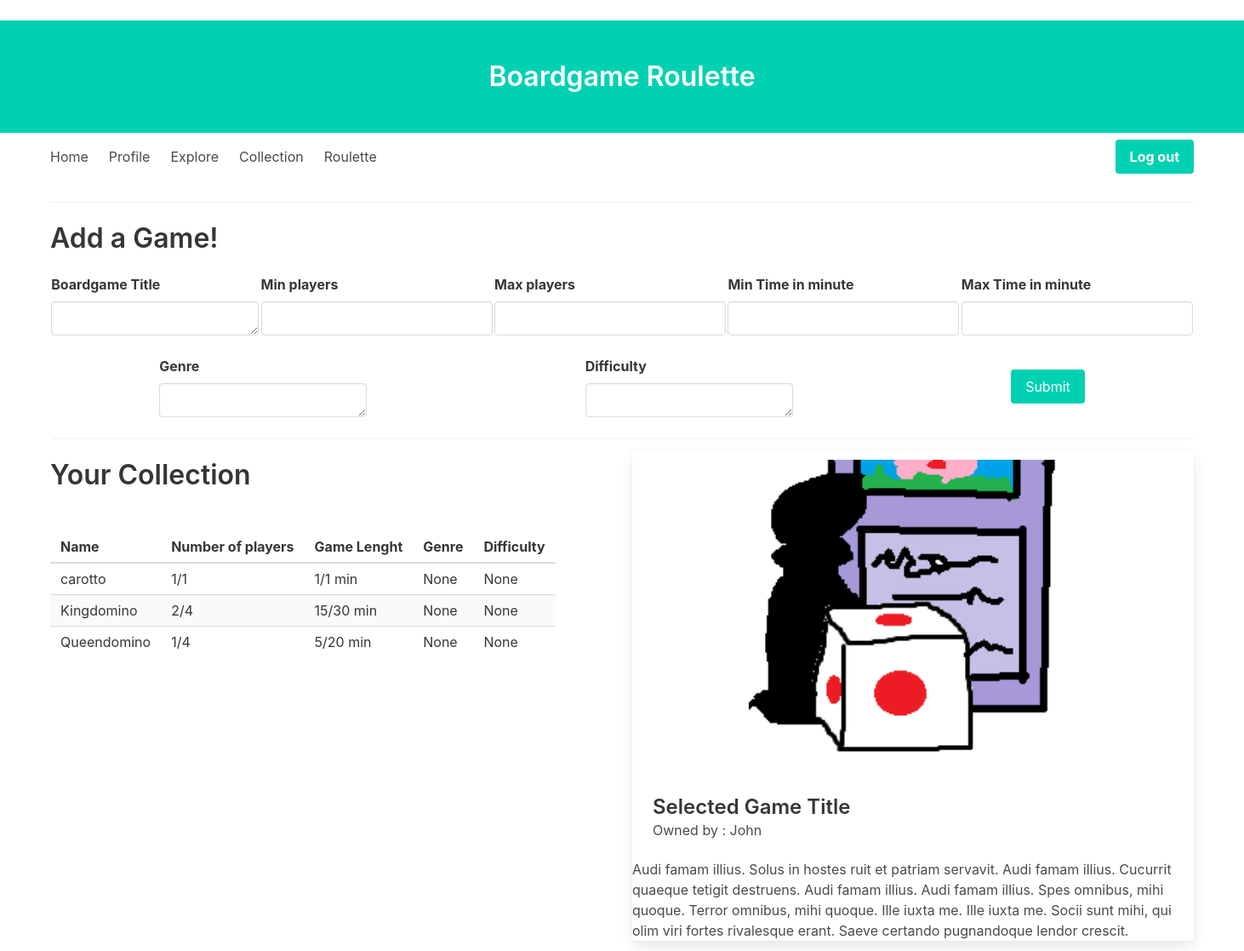
/collection (signed in), run on an earlier commit of the app's database.
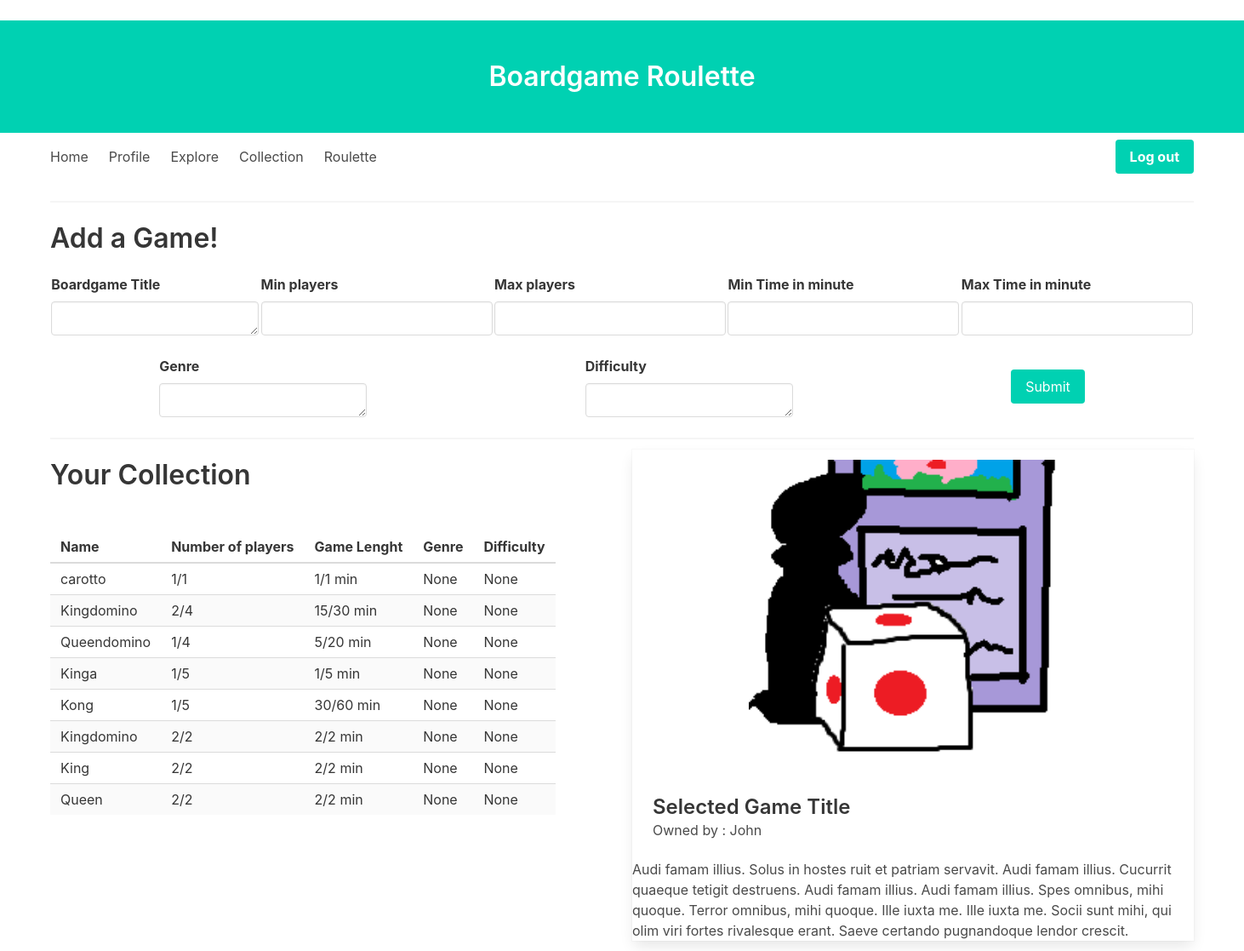
And on a later commit of the database.
### app/models.py (models this page shows, shortened)
class Boardgame(db.Model):
    id = db.Column(db.Integer, primary_key=True)
    title = db.Column(db.String(140))
    player_number_min = db.Column(db.Integer)
    player_number_max = db.Column(db.Integer)
    playtime_low = db.Column(db.Integer)
    playtime_max = db.Column(db.Integer)
    genre = db.Column(db.String(140))
    difficulty = db.Column(db.String(140))

### app/boardgame_views.py (the view, shortened to what this page needs)
@app.route("/collection", methods=["GET", "POST"])
@login_required
def collection():
    form = AddBoardgame()
    games = current_user.collection
    return render_template(
        "collection.html", title="Your collection", games=games, form=form
    )

### app/forms.py
class AddBoardgame(FlaskForm):
    title = TextAreaField(
        "Boardgame Title", validators=[DataRequired(), Length(min=1, max=140)]
    )
    player_number_min = IntegerField(
        "Min players", validators=[DataRequired(), NumberRange(min=1, max=None)]
    )
    player_number_max = IntegerField(
        "Max players", validators=[DataRequired(), NumberRange(min=1, max=None)]
    )
    playtime_low = IntegerField(
        "Min Time in minute", validators=[DataRequired(), NumberRange(min=0, max=None)]
    )
    playtime_max = IntegerField(
        "Max Time in minute", validators=[DataRequired(), NumberRange(min=0, max=None)]
    )
    genre = TextAreaField("Genre", validators=[DataRequired(), Length(min=1, max=140)])
    difficulty = TextAreaField("Difficulty", validators=[DataRequired(), Length(min=1, max=140)])
    submit = SubmitField("Add")

### app/models.py (called while the page is built)
@login.user_loader
def load_user(id):
    return User.query.get(int(id))

### app/user_views.py (called while the page is built)
@app.before_request
def before_request():
    if current_user.is_authenticated:
        current_user.last_seen = datetime.utcnow()
        db.session.commit()

### app/templates/collection.html (shortened to what this page needs)
﻿{% extends "base.html" %}
{% block content %}
{% macro input_field(field) -%}
    <div class="level-item">
        <div class="field">
            <label class="label">{{ field.label }}</label>
            <div class="control">
                {{ field(class_="input") }}
            </div>
        </div>
    </div>
{%- endmacro %}
    <div class="container">
    <h1 class="title">Add a Game!</h1>
        <form role="form" action="" method="post">
            <nav class="level">
                {{ input_field(field=form.title) }}
                {{ input_field(field=form.player_number_min) }}
                {{ input_field(field=form.player_number_max) }}
                {{ input_field(field=form.playtime_low) }}
                {{ input_field(field=form.playtime_max) }}
            </nav>
            <nav class="level">
                {{ input_field(field=form.genre) }}
                {{ input_field(field=form.difficulty) }}
                <div class="level-item">
                    <div class="field">
                        <p class="control">
                            <button class="button is-primary">
                                Submit
                            </button>
                        </p>
                    </div>
                </div>
            </nav>
        </form>
    </div>
<hr>
<section>
    <div class="columns">
    <div class="column">
        <h1 class="title">Your Collection</h1>
        <table class="table is-striped">
            <thead>
                <tr>
                    <th>Name</th>
                    <th>Number of players</th>
                    <th>Game Lenght</th>
                    <th>Genre</th>
                    <th>Difficulty</th>
                </tr>
            </thead>
            <tbody>
                {% for game in games %}
                {% include '_game.html' %}
                {% endfor %}
        </table>
    </div>
    <div class="column">
        <div class="card">
            <div class="columns">
                <div class="column is-one-fifth"></div>
                <div class="column is-three-fifths">
                    <figure class="image is-centered">
                        <img src="/static/icon.jpeg" alt="Placeholder image">
                    </figure>
                </div>
                <div class="column is-one-fifth"></div>
            </div>
            <div class="card-content">
                <div class="media-content">
                    <p class="title is-4">Selected Game Title</p>
                    <p class="subtitle is-6">Owned by : John</p>
                </div>
            </div>
            <div class="content">
            Audi famam illius.
            Solus in hostes ruit
            et patriam servavit.
            Audi famam illius.
            Cucurrit quaeque
            tetigit destruens.
            Audi famam illius.
            Audi famam illius.
            Spes omnibus, mihi quoque.
            Terror omnibus, mihi quoque.
            Ille
            iuxta me.
            Ille iuxta me.
            Socii sunt mihi,
            qui olim viri fortes
            rivalesque erant.
            Saeve certando pugnandoque
            lendor crescit.
            </div>
        </div>
    </div>
        </div>
</section>
{% endblock %}

### app/templates/_game.html (shortened to what this page needs)
    <tr>
        <td>
                {{ game.title }}
        </td>
        <td>
                {{ game.player_number_min }}/{{ game.player_number_max }}
        </td>
        <td>
                {{ game.playtime_low }}/{{ game.playtime_max }} min
        </td>
         <td>
                {{ game.genre }}
        </td>
         <td>
                {{ game.difficulty }}
        </td>
    </tr>

What changed in the data, as far as the page shows it:
added Boardgame: title "Kinga", player_number_min "1", player_number_max "5", playtime_low "1", playtime_max "5", genre "None", difficulty "None"
added Boardgame: title "Kong", player_number_min "1", player_number_max "5", playtime_low "30", playtime_max "60", genre "None", difficulty "None"
added Boardgame: title "Kingdomino", player_number_min "2", player_number_max "2", playtime_low "2", playtime_max "2", genre "None", difficulty "None"
added Boardgame: title "King", player_number_min "2", player_number_max "2", playtime_low "2", playtime_max "2", genre "None", difficulty "None"
added Boardgame: title "Queen", player_number_min "2", player_number_max "2", playtime_low "2", playtime_max "2", genre "None", difficulty "None"
